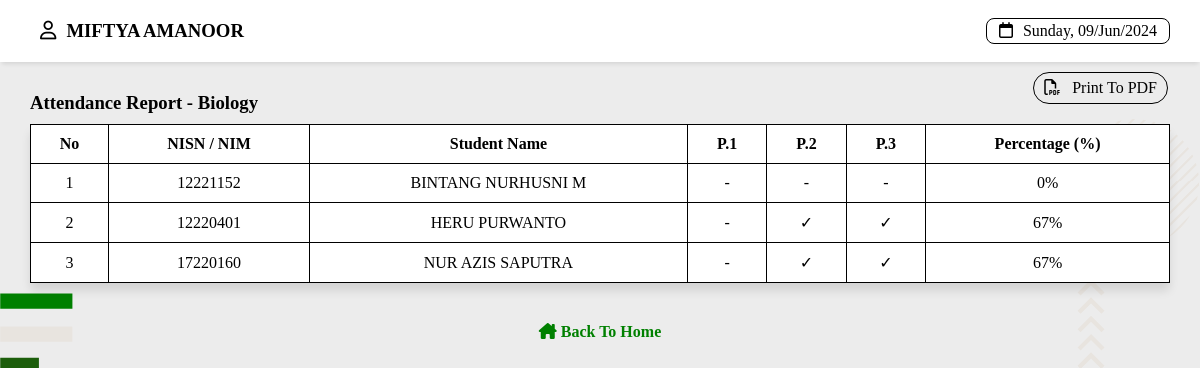
Screenshot of /admin/report.php?id=BIO-1 (signed in) with the database file from the repository.
### tables this page shows
CREATE TABLE `kelas` (
  `id_kelas` char(5) NOT NULL,
  `id_guru` int DEFAULT NULL,
  `pelajaran` varchar(255) NOT NULL,
  `ruangan` varchar(10) NOT NULL,
  `hari` varchar(20) NOT NULL,
  `mulai` time NOT NULL,
  `selesai` time NOT NULL,
  `tanggal` date DEFAULT NULL
);

CREATE TABLE `detail_kelas` (
  `id_detail_kelas` int NOT NULL,
  `id_kelas` char(5) NOT NULL,
  `id_pengguna` int NOT NULL
);

CREATE TABLE `pengguna` (
  `id_pengguna` int NOT NULL,
  `username` varchar(255) NOT NULL,
  `name` varchar(255) NOT NULL,
  `password` varchar(255) NOT NULL,
  `role` enum('siswa','guru') NOT NULL
);

### admin/report.php (the view, shortened to what this page needs)
<?php
$pdo = connectToDatabase();
$stmt = $pdo->prepare('SELECT * FROM kelas WHERE id_kelas = :id');
$stmt->bindParam(':id', $_GET['id']);
$stmt->execute();
$class = $stmt->fetch(PDO::FETCH_ASSOC);
$stmt = $pdo->prepare('SELECT * FROM detail_kelas JOIN pengguna ON detail_kelas.id_pengguna = pengguna.id_pengguna WHERE id_kelas = :id ORDER BY name');
$stmt->bindParam(':id', $_GET['id']);
$stmt->execute();
$detail_class = $stmt->fetchAll(PDO::FETCH_ASSOC);
$stmt = $pdo->prepare('SELECT MAX(pertemuan) AS total_pertemuan FROM presensi JOIN qrcodes ON presensi.id_qrcode = qrcodes.id_qrcode WHERE presensi.id_kelas = :id');
$stmt->bindParam(':id', $_GET['id']);
$stmt->execute();
$meeting = $stmt->fetch(PDO::FETCH_ASSOC);
$stmt = $pdo->prepare('SELECT * FROM presensi JOIN qrcodes ON presensi.id_qrcode = qrcodes.id_qrcode WHERE presensi.id_kelas = :id');
$stmt->bindParam(':id', $_GET['id']);
$stmt->execute();
$presence = $stmt->fetchAll(PDO::FETCH_ASSOC);
function isPresent($userId, $meeting, $presenceRecords) {
    foreach ($presenceRecords as $record) {
        if ($record['id_pengguna'] == $userId && $record['pertemuan'] == $meeting) {
            return true;
        }
    }
    return false;
}
?>
<!DOCTYPE html>
<html lang="en">
<head>
    <link rel="stylesheet" href="../component/css/style.css">
    <link rel="stylesheet" href="https://cdnjs.cloudflare.com/ajax/libs/font-awesome/6.5.2/css/all.min.css">
</head>
<body>
    <header>
        <div class="container">
            <h3><i class="fa-regular fa-user"></i><?= $_SESSION['name']; ?></h3>
            <div class="date">
                <p><i class="fa-regular fa-calendar"></i><?= date('l, d/M/Y'); ?></p>
            </div>
        </div>
    </header>
    <section>
        <div class="container">
            <div class="label">
                <h3>Attendance Report - <?= $class['pelajaran']; ?></h3>
                <button onclick="window.print()"><i class="fa-regular fa-file-pdf"></i> Print To PDF</button>
            </div>
            <table>
                <thead>
                    <tr>
                        <th>No</th>
                        <th>NISN / NIM</th>
                        <th>Student Name</th>
                        <?php for ($i = 0; $i < $meeting['total_pertemuan']; $i++) : ?>
                            <th>P.<?= $i + 1; ?></th>
                        <?php endfor ?>
                        <th>Percentage (%)</th>
                    </tr>
                </thead>
                <tbody>
                    <?php for ($i = 0; $i < count($detail_class); $i++) : ?>
                        <tr>
                            <td><?= $i + 1; ?></td>
                            <td><?= $detail_class[$i]['username']; ?></td>
                            <td><?= $detail_class[$i]['name']; ?></td>
                            <?php
                            $attendance_count = 0;
                            for ($j = 0; $j < $meeting['total_pertemuan']; $j++) :
                                if (isPresent($detail_class[$i]['id_pengguna'], $j + 1, $presence)) {
                                    $attendance_count++;
                                    echo "<td>✓</td>";
                                } else {
                                    echo "<td>-</td>";
                                }
                            endfor;
                            $percentage = ($attendance_count / $meeting['total_pertemuan']) * 100;
                            ?>
                            <td><?= round($percentage); ?>%</td>
                        </tr>
                    <?php endfor; ?>
                </tbody>
            </table>
        </div>
        <div class="buttons">
            <a href="index.php"><i class="fa-solid fa-house-chimney"></i> Back To Home</a>
        </div>
    </section>
</body>
</html>

### component/css/style.css (style rules this page uses)
* { padding: 0; margin: 0; font-family: 'Times New Roman', Times, serif; }
body { background-color: #ececec; background-repeat: repeat; background-position: center; background-size: cover; z-index: -1; position: relative; margin: 0; padding: 0; }
.container { padding: 0 30px; }
header { padding: 10px 0; background-color: #ffffff; box-shadow: 0 4px 4px -2px rgba(0, 0, 0, 0.1); }
header .container { display: flex; justify-content: space-between; }
.date { display: flex; flex-direction: column; align-items: center; justify-content: center; }
.date p { border: 1px solid #000000; padding: 3px 12px; text-align: center; border-radius: 8px; }
.date i, h3 i { margin-right: 10px; }
h3 { margin: 10px; }

### admin/report.php (style rules this page uses)
body { background-image: url('../component/svg/Frame2.svg'); }
section .container .label { display: flex; justify-content: space-between; }
section h3 { margin: 0; margin-top: 30px; }
table { width: 100%; border-collapse: collapse; margin-top: 10px; background-color: #ffffff; border-radius: 5px; box-shadow: 0 8px 10px rgba(0, 0, 0, 0.1); }
table, th, td { border: 1px solid #000; }
th, td { padding: 10px; text-align: center; }
.buttons { display: flex; justify-content: center; margin: 20px; }
a { margin-top: 20px; text-decoration: none; color: green; font-weight: bold; }
button { background-color: transparent; border: 1px solid; padding: 0px 10px; text-align: end; text-decoration: none; display: inline-block; font-size: 16px; margin: 10px 2px; cursor: pointer; border-radius: 50px; transition: background-color 0.3s; }
button i { margin-right: 8px; }

### rows the page displays
kelas: pelajaran "Biology"
detail_kelas: id_pengguna.username "12221152", id_pengguna.name "BINTANG NURHUSNI M", percentage "0"
detail_kelas: id_pengguna.username "12220401", id_pengguna.name "HERU PURWANTO", percentage "67"
detail_kelas: id_pengguna.username "17220160", id_pengguna.name "NUR AZIS SAPUTRA", percentage "67"

### other values shown
$_SESSION['name'] "MIFTYA AMANOOR"
